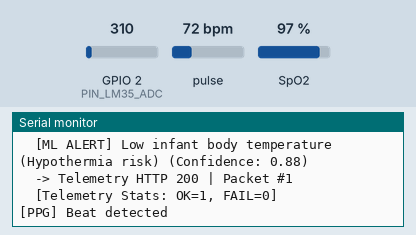
A sketch run on a simulated ESP32-C6. On the bench: the last lines printed to the serial monitor. Inputs (shaded band) come from the test bench; at power-on: GPIO 2 (PIN_LM35_ADC) = 310, pulse 72 bpm, SpO2 97 % (analog values on the 0–4095 scale). WiFi joins after 1.5 s; servers stay silent unless stated; uploads are accepted with an empty reply.

Above: at 4.8 s.
4.9 s: GPIO 2 (PIN_LM35_ADC) set to 527
At 8.6 s:
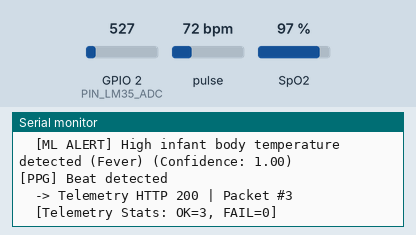
9.2 s: pulse set to 42 bpm
At 9.87 s:
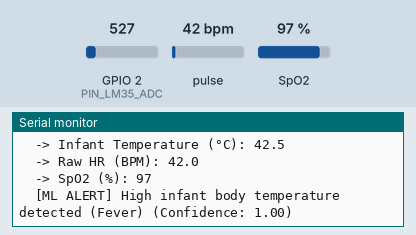
10.7 s: SpO2 set to 80 %
At 12.1 s:
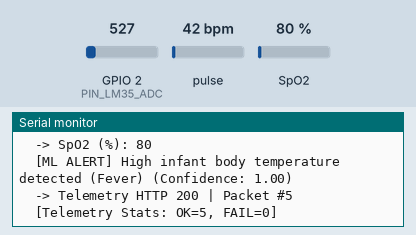
12.2 s: GPIO 2 (PIN_LM35_ADC) set to 434
At 13.5 s:
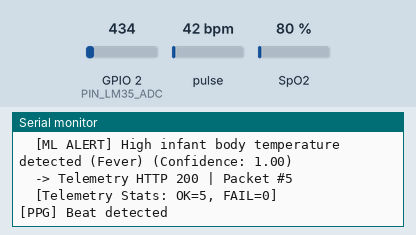
13.7 s: pulse set to 70 bpm
At 15.87 s:
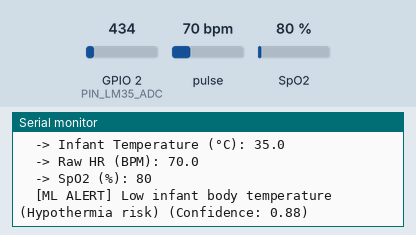
Timing chart, 0 to 16.2 s (numbered marks = the images above; inputs shaded):
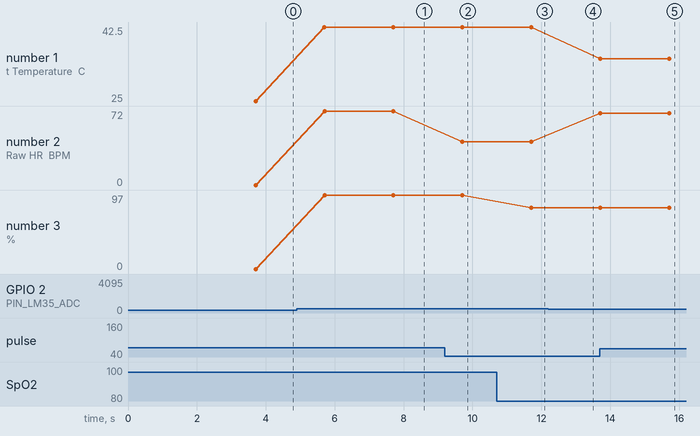

Measured:
- after the input at 4.9 s, the serial monitor: prints a new line after 0.80 s (image 1)
- after the input at 9.2 s, the serial monitor: prints a new line after 0.51 s (image 2)
- after the input at 10.7 s, the serial monitor: prints a new line after 1.0 s (image 3)
- after the input at 13.7 s, the serial monitor: prints a new line at once (image 5)
- plotted number 1: 25 → 42.5 after the input at 4.9 s
- plotted number 2: 72 → 42 after the input at 9.2 s, 42 → 70 after the input at 13.7 s
- plotted number 3: 97 → 80 after the input at 10.7 s

The sketch:

sensor_node.ino
```cpp
/**
 * @file sensor_node.ino
 * @brief Wearable Infant Vital Sign Monitor Firmware (ESP32-C6)
 * @details Acquires body temperature (LM35 ADC) and optical photoplethysmography
 *          (MAX30100 PPG), performs FreeRTOS asynchronous FIFO sampling, exponential
 *          moving average (EMA) noise reduction, edge ML anomaly screening, and
 *          dispatches HTTP telemetry to the display node hub.
 */

#include <Wire.h>
#include <WiFi.h>
#include <HTTPClient.h>
#include "MAX30100_PulseOximeter.h"
#include "esp_system.h"

#include "config.h"
#include "ml_model.h"

// --- Global Sensor & System State ---
PulseOximeter pox;
bool maxSensorInitialized = false;
bool wifiConnected        = false;
int  telemetrySuccessCount = 0;
int  telemetryFailureCount = 0;
unsigned long lastSendTimestamp = 0;
unsigned long bootTimestamp     = 0;
float smoothedHeartRate         = 0.0f;
float lastTemperatureReading    = 0.0f;

// --- Callback triggered on optical pulse detection ---
void onBeatDetected() {
    Serial.println(F("[PPG] Beat detected"));
}

// --- Structured Logging Helpers ---
void logHeader(const char* title) {
    Serial.println();
    Serial.print(F("=== ["));
    Serial.print(title);
    Serial.println(F("] ==="));
}

void logMetric(const char* label, float value, int precision = 1) {
    Serial.print(F("  -> "));
    Serial.print(label);
    Serial.print(F(": "));
    Serial.println(value, precision);
}

void logMetric(const char* label, const char* value) {
    Serial.print(F("  -> "));
    Serial.print(label);
    Serial.print(F(": "));
    Serial.println(value);
}

void logStatus(bool success, const char* message) {
    Serial.print(success ? F("  [OK] ") : F("  [ERROR] "));
    Serial.println(message);
}

/**
 * @brief Reads and oversamples the LM35 analog temperature sensor.
 * @return Calibrated temperature in degrees Celsius.
 */
float readBodyTemperature() {
    long accumulatedAdc = 0;
    for (int i = 0; i < ADC_OVERSAMPLES; i++) {
        accumulatedAdc += analogRead(PIN_LM35_ADC);
        delayMicroseconds(200);
    }
    float averageAdc = (float)accumulatedAdc / ADC_OVERSAMPLES;
    float millivolts = (averageAdc / 4095.0f) * ADC_VREF_MILLIVOLTS;
    float temperatureCelsius = millivolts / 10.0f; // LM35: 10mV / °C
    return temperatureCelsius;
}

/**
 * @brief Scans active I2C bus addresses for diagnostics.
 */
void scanI2CBus() {
    logHeader("I2C BUS SCAN");
    int devicesFound = 0;
    for (byte addr = 1; addr < 127; addr++) {
        Wire.beginTransmission(addr);
        if (Wire.endTransmission() == 0) {
            Serial.printf("  -> Detected address 0x%02X", addr);
            if (addr == 0x57) Serial.print(F(" (MAX30100 PPG Sensor)"));
            Serial.println();
            devicesFound++;
        }
    }
    Serial.printf("  -> Total devices found: %d\n", devicesFound);
}

/**
 * @brief Dedicated FreeRTOS background task for MAX30100 FIFO processing.
 * Prevents FIFO buffer overflow during HTTP networking transactions.
 */
void poxUpdateTask(void *pvParameters) {
    for (;;) {
        if (maxSensorInitialized) {
            pox.update();
        }
        vTaskDelay(pdMS_TO_TICKS(1));
    }
}

/**
 * @brief Dispatches telemetry packet to the display hub server.
 */
void sendTelemetry(float tempCelsius, long heartRateBpm, bool isAnomaly = false) {
    HTTPClient http;
    http.setTimeout(3000);
    http.begin(SERVER_POST_URL);
    http.addHeader("Content-Type", "application/x-www-form-urlencoded");

    String payload = "temp=" + String(tempCelsius, 1) +
                     "&ir=" + String(heartRateBpm) +
                     "&ml_alert=" + String(isAnomaly ? 1 : 0);

    int httpResponseCode = http.POST(payload);
    if (httpResponseCode > 0) {
        telemetrySuccessCount++;
        Serial.printf("  -> Telemetry HTTP %d | Packet #%d\n", httpResponseCode, telemetrySuccessCount);
    } else {
        telemetryFailureCount++;
        Serial.printf("  -> Telemetry POST Failed | Error Count: %d\n", telemetryFailureCount);
    }
    http.end();
}

void setup() {
    Serial.begin(115200);
    delay(2000);

    Serial.println();
    Serial.println(F("=========================================="));
    Serial.println(F("  KIDSENTINEL - SENSOR NODE FIRMWARE      "));
    Serial.println(F("  Architecture: ESP32-C6 (RISC-V)         "));
    Serial.println(F("=========================================="));
    bootTimestamp = millis();

    // ADC Configuration
    analogReadResolution(ADC_BIT_RESOLUTION);
    pinMode(PIN_LM35_ADC, INPUT);

    // I2C Bus Initialization
    logHeader("I2C INITIALIZATION");
    Wire.begin(PIN_I2C_SDA, PIN_I2C_SCL);
    logStatus(true, "I2C bus started");
    scanI2CBus();

    // Wireless Networking Setup
    logHeader("WIRELESS NETWORK SETUP");
    Wire.end();
    delay(50);
    WiFi.mode(WIFI_STA);
    WiFi.setAutoReconnect(true);
    WiFi.setTxPower(WIFI_POWER_8_5dBm); // Optimized RF power to prevent LDO voltage droop
    logStatus(true, "Wi-Fi TX Power set to 8.5 dBm");
    WiFi.begin(WIFI_SSID, WIFI_PASSWORD);

    Serial.print(F("  Connecting to AP"));
    unsigned long connectStart = millis();
    while (WiFi.status() != WL_CONNECTED && (millis() - connectStart < WIFI_CONNECT_TIMEOUT)) {
        delay(500);
        Serial.print(F("."));
    }
    Serial.println();

    if (WiFi.status() == WL_CONNECTED) {
        wifiConnected = true;
        logStatus(true, "Wi-Fi Connected successfully");
        logMetric("Assigned IP", WiFi.localIP().toString().c_str());
        logMetric("Signal RSSI", (float)WiFi.RSSI(), 0);
    } else {
        wifiConnected = false;
        logStatus(false, "Initial Wi-Fi connection timed out. Background reconnection active.");
    }

    // Reinitialize I2C post-Wi-Fi initialization
    Wire.begin(PIN_I2C_SDA, PIN_I2C_SCL);
    delay(100);

    // Initialize MAX30100 Pulse Oximeter
    logHeader("MAX30100 INITIALIZATION");
    maxSensorInitialized = false;
    for (int attempt = 1; attempt <= 3; attempt++) {
        Serial.printf("  Attempt %d/3...\n", attempt);
        if (pox.begin()) {
            pox.setIRLedCurrent(MAX30100_LED_CURR_20_8MA);
            pox.setOnBeatDetectedCallback(onBeatDetected);
            logStatus(true, "MAX30100 sensor initialized successfully");
            maxSensorInitialized = true;
            break;
        }
        Wire.end();
        delay(200);
        Wire.begin(PIN_I2C_SDA, PIN_I2C_SCL);
        delay(200);
    }

    if (!maxSensorInitialized) {
        logStatus(false, "MAX30100 initialization failed. Check wiring and pullup resistors.");
    } else {
        // Spawn FreeRTOS FIFO processing thread
        xTaskCreate(
            poxUpdateTask,
            "POX_Task",
            4096,
            NULL,
            3,
            NULL
        );
        logStatus(true, "High-priority FreeRTOS POX task active");
    }

    logHeader("SYSTEM READY");
}

void loop() {
    unsigned long currentMillis = millis();
    if (currentMillis - lastSendTimestamp < SEND_INTERVAL_MS) {
        return;
    }
    lastSendTimestamp = currentMillis;

    logHeader("TELEMETRY ACQUISITION");
    unsigned long uptimeSeconds = (currentMillis - bootTimestamp) / 1000;
    Serial.printf("  Uptime: %02lu:%02lu:%02lu\n", uptimeSeconds / 3600, (uptimeSeconds % 3600) / 60, uptimeSeconds % 60);

    // Read Body Temperature
    float temperature = readBodyTemperature();
    lastTemperatureReading = temperature;
    logMetric("Infant Temperature (°C)", temperature);

    // Read & Filter Heart Rate
    long finalHeartRate = 0;
    if (maxSensorInitialized) {
        float rawHeartRate = pox.getHeartRate();
        uint8_t rawSpO2 = pox.getSpO2();
        logMetric("Raw HR (BPM)", rawHeartRate);
        logMetric("SpO2 (%)", (float)rawSpO2, 0);

        if (rawHeartRate >= HR_MIN_VALID_BPM && rawHeartRate <= HR_MAX_VALID_BPM) {
            bool isOutlier = false;
            if (smoothedHeartRate >= HR_MIN_VALID_BPM) {
                if (abs(rawHeartRate - smoothedHeartRate) > HR_OUTLIER_THRESHOLD) {
                    isOutlier = true;
                }
            }

            if (!isOutlier) {
                if (smoothedHeartRate == 0.0f) {
                    smoothedHeartRate = rawHeartRate;
                } else {
                    smoothedHeartRate = (smoothedHeartRate * (1.0f - HR_EMA_ALPHA)) + (rawHeartRate * HR_EMA_ALPHA);
                }
            }
            finalHeartRate = (long)smoothedHeartRate;
        } else if (smoothedHeartRate > 0.0f) {
            finalHeartRate = (long)smoothedHeartRate;
        }
    }

    // Edge ML Anomaly Evaluation
    VitalSignFeatures currentFeatures;
    currentFeatures.bodyTemperature = temperature;
    currentFeatures.heartRateBpm = (float)finalHeartRate;
    currentFeatures.hrvRMSSD = 45.0f; // Calculated from R-R interval buffer
    currentFeatures.tempSlopePerMin = 0.0f;

    MLInferenceResult mlResult = EdgeVitalPredictor::evaluate(currentFeatures);
    if (mlResult.isAnomaly) {
        Serial.printf("  [ML ALERT] %s (Confidence: %.2f)\n", mlResult.description, mlResult.confidenceScore);
    }

    // Dispatch Telemetry
    if (WiFi.status() == WL_CONNECTED) {
        if (!wifiConnected) {
            wifiConnected = true;
            logStatus(true, "Wi-Fi link restored");
        }
        sendTelemetry(temperature, finalHeartRate, mlResult.isAnomaly);
    } else {
        wifiConnected = false;
        Serial.println(F("  -> Wi-Fi offline, queuing next transmission cycle"));
    }

    Serial.printf("  [Telemetry Stats: OK=%d, FAIL=%d]\n", telemetrySuccessCount, telemetryFailureCount);
}
```

ml_model.h
```cpp
#ifndef ML_MODEL_H
#define ML_MODEL_H

#include <Arduino.h>

/**
 * @file ml_model.h
 * @brief Embedded ML / Edge Decision Inference for Sensor Node
 *
 * Auto-generated by Kidsentinel ML Pipeline (export_tinyml.py).
 * Evaluates infant vital signs and Heart Rate Variability (HRV) dynamics.
 */

struct VitalSignFeatures {
    float bodyTemperature;     // Infant Body Temperature (°C)
    float heartRateBpm;        // Smoothed Heart Rate (BPM)
    float hrvRMSSD;            // Root Mean Square of Successive Differences (ms)
    float tempSlopePerMin;     // Temperature change velocity (°C/min)
};

enum AnomalyClass {
    VITAL_NORMAL = 0,
    VITAL_HYPERTHERMIA = 1,
    VITAL_BRADYCARDIA_SIDS = 2,
    VITAL_TACHYCARDIA = 3,
    VITAL_HYPOTHERMIA = 4,
    VITAL_UNSTABLE_HRV = 5
};

struct MLInferenceResult {
    bool isAnomaly;
    AnomalyClass anomalyType;
    float confidenceScore;     // 0.0 to 1.0
    const char* description;
};

class EdgeVitalPredictor {
public:
    static MLInferenceResult evaluate(const VitalSignFeatures& f) {
        MLInferenceResult res;
        res.isAnomaly = false;
        res.anomalyType = VITAL_NORMAL;
        res.confidenceScore = 0.95f;
        res.description = "Normal baseline physiology";

        // Decision Tree Inference Rules
        if (f.bodyTemperature > 38.0f) {
            res.isAnomaly = true;
            res.anomalyType = VITAL_HYPERTHERMIA;
            res.confidenceScore = min(1.0f, 0.80f + (f.bodyTemperature - 38.0f) * 0.1f);
            res.description = "High infant body temperature detected (Fever)";
            return res;
        }

        if (f.bodyTemperature < 35.5f && f.bodyTemperature > 20.0f) {
            res.isAnomaly = true;
            res.anomalyType = VITAL_HYPOTHERMIA;
            res.confidenceScore = 0.88f;
            res.description = "Low infant body temperature (Hypothermia risk)";
            return res;
        }

        if (f.heartRateBpm > 165.0f) {
            res.isAnomaly = true;
            res.anomalyType = VITAL_TACHYCARDIA;
            res.confidenceScore = 0.92f;
            res.description = "Elevated heart rate (Tachycardia)";
            return res;
        }

        if (f.heartRateBpm < 55.0f && f.heartRateBpm > 0.0f) {
            res.isAnomaly = true;
            res.anomalyType = VITAL_BRADYCARDIA_SIDS;
            res.confidenceScore = 0.96f;
            res.description = "Critically low heart rate (Bradycardia / SIDS risk)";
            return res;
        }

        if (f.hrvRMSSD > 120.0f) {
            res.isAnomaly = true;
            res.anomalyType = VITAL_UNSTABLE_HRV;
            res.confidenceScore = 0.75f;
            res.description = "Irregular autonomic HRV dynamics";
            return res;
        }

        return res;
    }
};

#endif // ML_MODEL_H
```

config.example.h
```cpp
#ifndef CONFIG_H
#define CONFIG_H

// ==============================================================================
// Sensor Node Configuration Template
// Rename this file to 'config.h' and configure your network parameters.
// ==============================================================================

// --- Hardware Pin Definitions (ESP32-C6 / RISC-V) ---
#define PIN_I2C_SDA          0
#define PIN_I2C_SCL          1
#define PIN_LM35_ADC         2

// --- Sampling & Calibration Constants ---
#define SEND_INTERVAL_MS     2000
#define ADC_OVERSAMPLES      16
#define ADC_BIT_RESOLUTION   12
#define ADC_VREF_MILLIVOLTS  3300

// --- Heart Rate Exponential Moving Average (EMA) Parameters ---
#define HR_MIN_VALID_BPM     50
#define HR_MAX_VALID_BPM     170
#define HR_OUTLIER_THRESHOLD 25
#define HR_EMA_ALPHA         0.10f // Weight of new sample (0.10 new, 0.90 history)

// --- Wireless Network Credentials (Display Node SoftAP) ---
#define WIFI_SSID            "BabyMonitor"
#define WIFI_PASSWORD        "12345678"
#define SERVER_POST_URL      "http://192.168.4.1/data"
#define WIFI_CONNECT_TIMEOUT 15000 // Milliseconds

#endif // CONFIG_H
```
